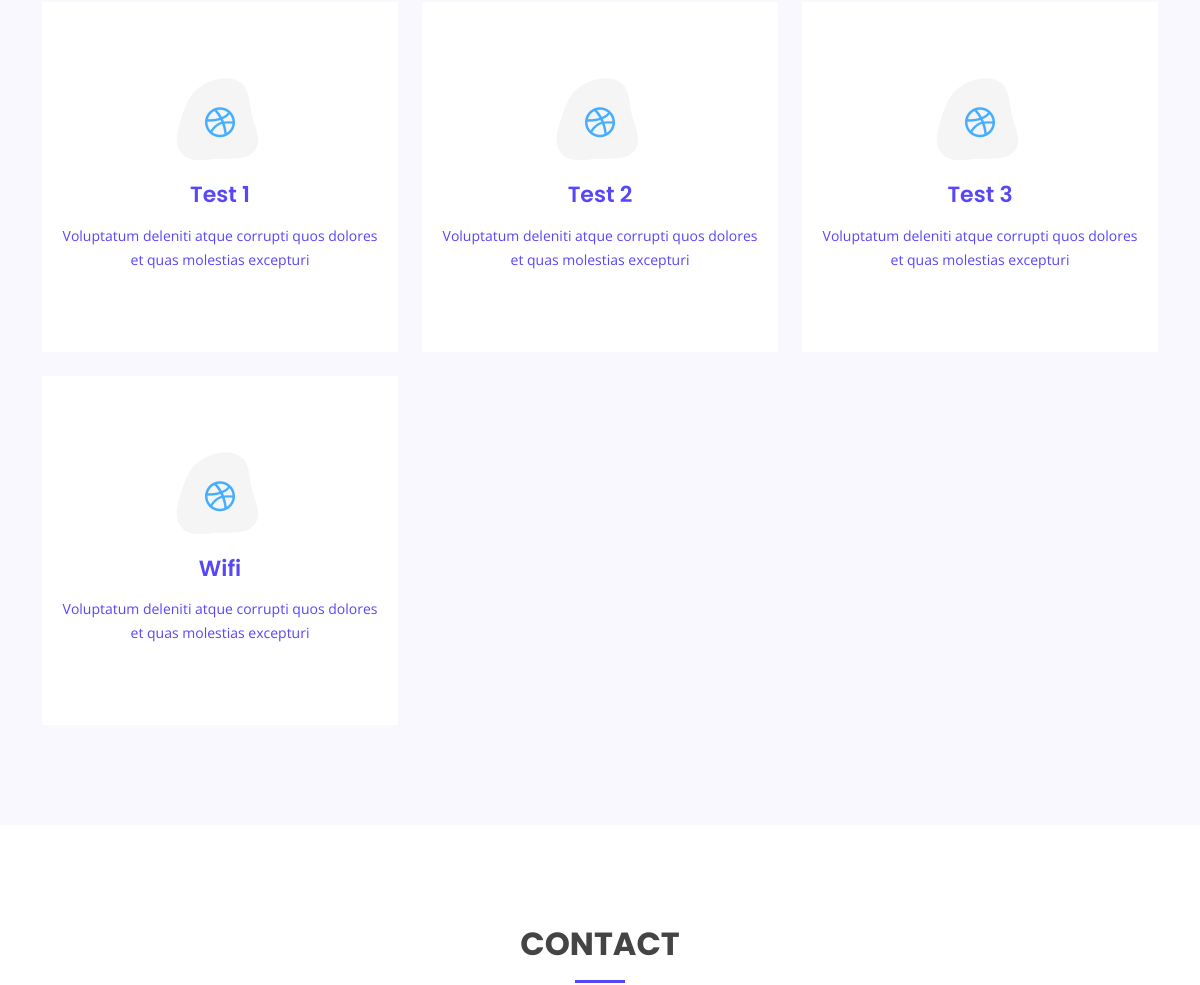
The app's page / (middle part), older data.
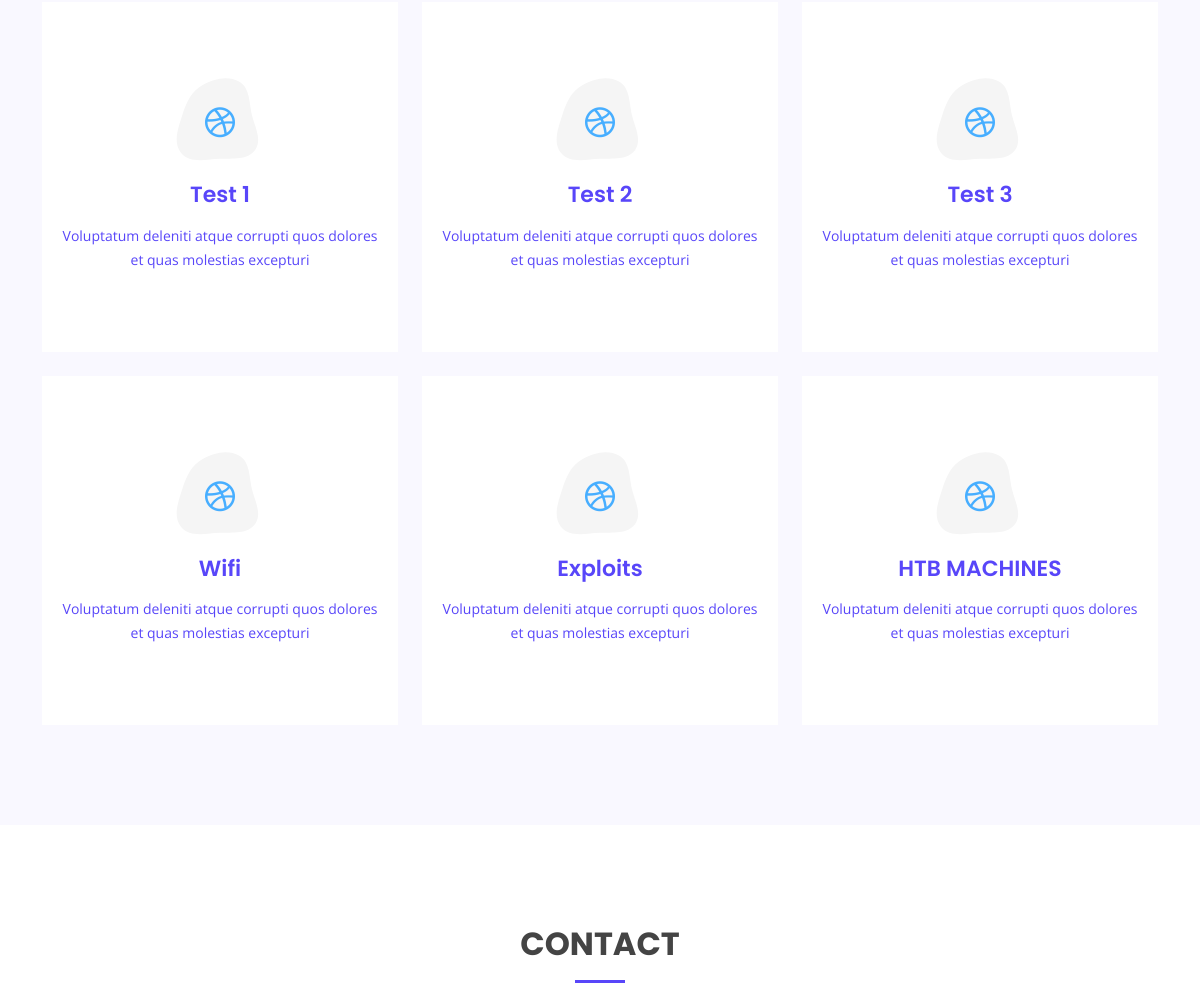
The same page, newer data.
### dashboard/blog/models.py (models this page shows, shortened)
class Categories(models.Model):
    name = models.CharField(max_length=100, unique=True)
    fecha_creacion = models.DateTimeField(auto_now_add=True)

### app/views.py (the view)
# urls.py: path('', views.index, name='index'),
def index(request):
    categories = Categories.objects.all()
    data = {
        'categories' : categories
    }
    return render(request, 'app/index/index.html', data)

### templates/app/index/index.html (shortened to what this page needs)
{% extends "app/base.html" %}
{% block content %}
        {% block categories %}
        {% include 'app/index/categories.html' %}
        {% endblock %}
        {% block contact %}
        {% include 'app/index/contact.html' %}
        {% endblock %}
{% endblock %}

### templates/app/index/categories.html (shortened to what this page needs)
<section id="categories" class="services section-bg">
    <div class="container" data-aos="fade-up">
        <div class="row gy-4">
            {% for category in categories %}
            <div class="col-lg-4 col-md-6 d-flex align-items-stretch" data-aos="zoom-in" data-aos-delay="100">
                <a href="{% url 'subcategories' category.id %}">
                    <div class="icon-box iconbox-blue">
                        <div class="icon">
                            <i class="bx bxl-dribbble"></i>
                        </div>
                        <h4>{{ category.name }}</h4>
                        <p>Voluptatum deleniti atque corrupti quos dolores et quas molestias excepturi</p>
                    </div>
                </a>
            </div>
            {% endfor %}
        </div>
    </div>
</section>

Row changes from the older to the newer data that the page shows:
added Categories: name "Exploits"
added Categories: name "HTB MACHINES"
